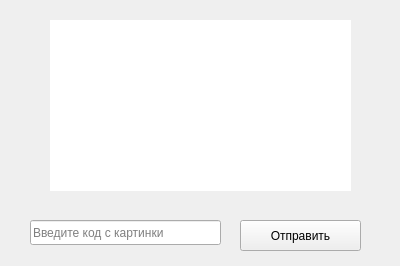
<?xml version="1.0" encoding="UTF-8"?>
<ui version="4.0">
 <class>CapthaHandler</class>
 <widget class="QWidget" name="CapthaHandler">
  <property name="geometry">
   <rect>
    <x>0</x>
    <y>0</y>
    <width>400</width>
    <height>266</height>
   </rect>
  </property>
  <property name="windowTitle">
   <string>Form</string>
  </property>
  <widget class="QLabel" name="image_field">
   <property name="geometry">
    <rect>
     <x>50</x>
     <y>20</y>
     <width>301</width>
     <height>171</height>
    </rect>
   </property>
   <property name="styleSheet">
    <string notr="true">background-color: rgb(255, 255, 255)</string>
   </property>
   <property name="text">
    <string/>
   </property>
  </widget>
  <widget class="QLineEdit" name="captcha_input">
   <property name="geometry">
    <rect>
     <x>30</x>
     <y>220</y>
     <width>191</width>
     <height>25</height>
    </rect>
   </property>
   <property name="inputMask">
    <string/>
   </property>
   <property name="text">
    <string/>
   </property>
   <property name="placeholderText">
    <string>Введите код с картинки</string>
   </property>
  </widget>
  <widget class="QPushButton" name="get_input_button">
   <property name="geometry">
    <rect>
     <x>240</x>
     <y>220</y>
     <width>121</width>
     <height>31</height>
    </rect>
   </property>
   <property name="text">
    <string>Отправить</string>
   </property>
  </widget>
 </widget>
 <resources/>
 <connections/>
</ui>
